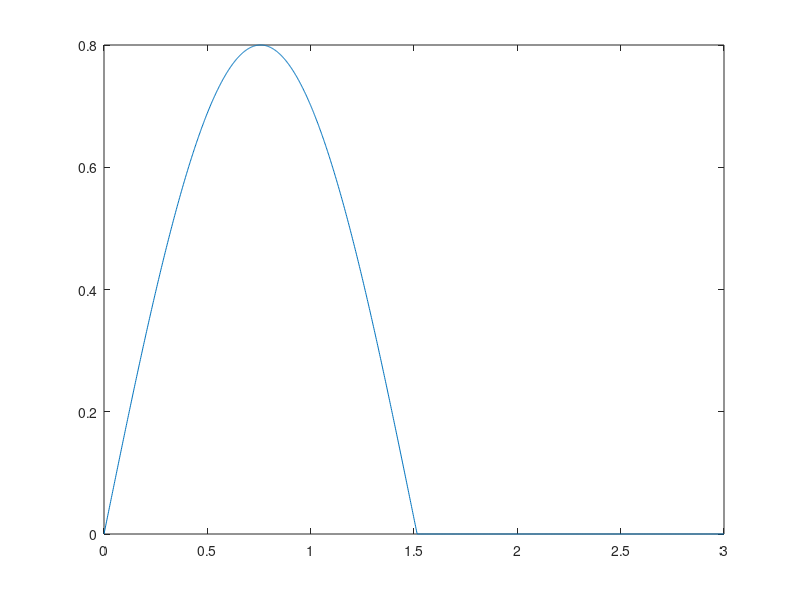
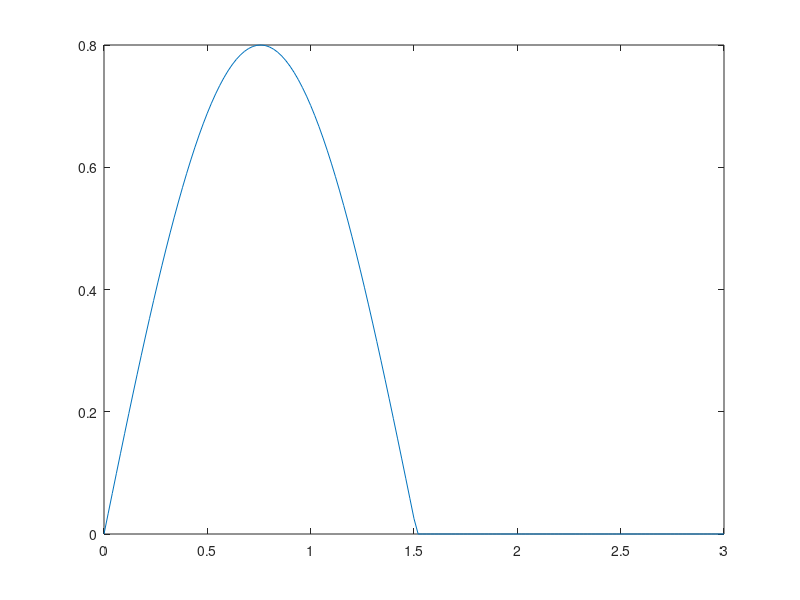
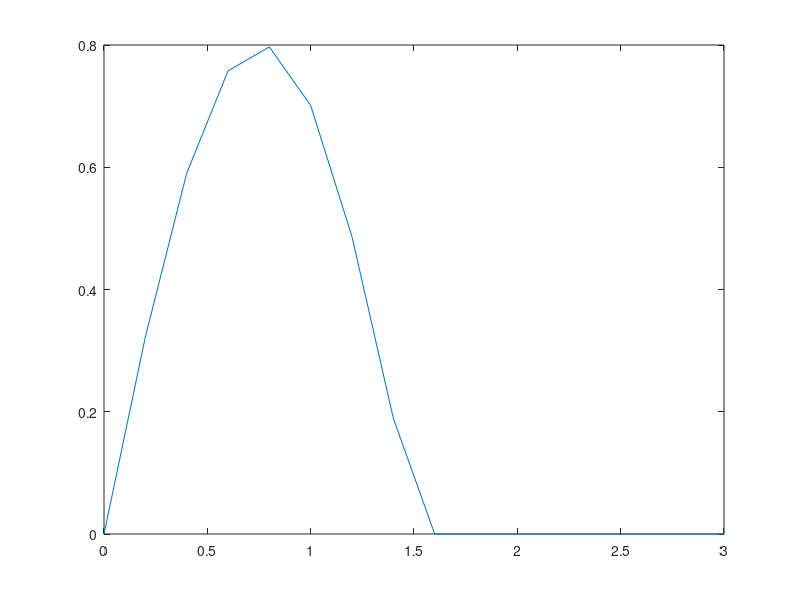

Write MATLAB code to recreate these figures, in order.
%semnal sinusoidal initial( neredresat)
f = 0.33; % f = 1/T = 1/3 = 0.33
t1 = 0:0.002:3;
s1 = 0.8*sin(2*pi*f*t1);
s1(s1<0)=0; % daca s1 ia valori mai mici decat 0, s1 primeste 0
figure(1)
plot(t1,s1)
%generez semnal cu rezolutie temporara de 2ms

f = 0.33; % f = 1/T = 1/3 = 0.33
t2 = 0:0.02:3;
s2 = 0.8*sin(2*pi*f*t2);
s2(s2<0)=0; % daca s1 ia valori mai mici decat 0, s2 primeste 0
figure(2)
plot(t2,s2)
%generez semnal cu rezolutie temporara de 20ms

f = 0.33; % f = 1/T = 1/3 = 0.33
t3 = 0:0.2:3;
s3 = 0.8*sin(2*pi*f*t3);
s3(s3<0)=0; % daca s1 ia valori mai mici decat 0, s3 primeste 0
figure(3)
plot(t3,s3)
%generez semnal cu rezolutie temporara de 200ms